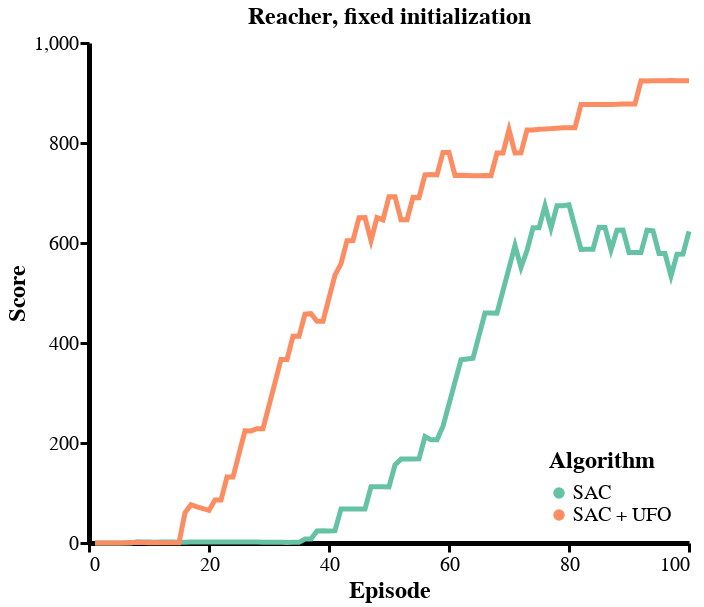

Notebook code for this chart:
### Code cell
alt.themes.enable('publication')
jobs = [
    load_jobs('reacher_explore_v3*no_explorationTrue*', subdir='exploration', title="SAC"),
    load_jobs('reacher_explore_v3*no_explorationFalse*', subdir='exploration', title="SAC + UFO"),
]
data = pd.concat(jobs, sort=False)

N = 1000
subset = data
# subset = subset[((subset.episode % 5 == 0) & (subset.test)) | ((subset.episode % 3 == 0) & (~subset.test))]
subset = subset[(subset['episode'] <= N)]
chart = make_base_chart(
    subset[subset.task == 'hard_fixed_init'], 
    title="Reacher, fixed initialization", 
    color='title',
    window=20,
)

plot_with_bars(chart, 'smoothed_score', test=True, title_flag='',
               y_args={'title': 'Score'}, 
               color=alt.Color('title', legend=alt.Legend(title='Algorithm', orient='bottom-right')))

### Figure 1 — Vega-Lite specification as saved in the notebook (floating-point values rounded to 4 significant figures; data arrays with more than 128 entries replaced by an {"elided": "..."} marker saying what was removed)
{"config": {"view": {"height": 500, "width": 600, "strokeWidth": 0, "background": "white"}, "title": {"fontSize": 24}, "range": {"category": {"scheme": "set2"}, "ordinal": {"scheme": "set2"}}, "axis": {"titleFontSize": 24, "labelFontSize": 20, "grid": false, "domainWidth": 5, "domainColor": "333", "tickWidth": 3, "tickSize": 9, "tickCount": 4, "tickColor": "333", "tickOffset": 0}, "legend": {"titleFontSize": 24, "labelFontSize": 20, "labelLimit": 0, "titleLimit": 0, "orient": "top-left", "titlePadding": 10, "fillColor": "#ffffff88", "cornerRadius": 0}, "rule": {"size": 3, "color": "999"}, "line": {"size": 5}}, "layer": [{"mark": {"type": "circle", "opacity": 1, "size": 0}, "encoding": {"color": {"type": "nominal", "field": "title", "legend": {"orient": "bottom-right", "title": "Algorithm"}}, "x": {"type": "quantitative", "field": "episode", "title": "Episode"}, "y": {"type": "quantitative", "aggregate": "mean", "field": "smoothed_score", "title": "Score"}}, "title": "Reacher, fixed initialization", "transform": [{"calculate": "(datum.score > 0.5)", "as": "has_score"}, {"window": [{"op": "sum", "field": "novelty_score", "as": "sum_novelty"}], "frame": [null, 0], "groupby": ["name", "test"], "sort": [{"field": "episode", "order": "ascending"}]}, {"window": [{"op": "sum", "field": "score", "as": "sum_score"}], "frame": [null, 0], "groupby": ["name", "test"], "sort": [{"field": "episode", "order": "ascending"}]}, {"window": [{"op": "sum", "field": "has_score", "as": "count_score"}], "frame": [null, 0], "groupby": ["name", "test"], "sort": [{"field": "episode", "order": "ascending"}]}, {"window": [{"op": "mean", "field": "score", "as": "rolling_mean_score"}], "frame": [-20, 0], "groupby": ["name", "test"], "sort": [{"field": "episode", "order": "ascending"}]}, {"window": [{"op": "mean", "field": "novelty_score", "as": "rolling_mean_novelty"}], "frame": [-20, 0], "groupby": ["name", "test"], "sort": [{"field": "episode", "order": "ascending"}]}, {"calculate": "(((datum.name === 'SAC') * datum.score) + ((datum.name !== 'SAC') * datum.rolling_mean_score))", "as": "smoothed_score"}, {"filter": "(datum.test === true)"}]}, {"mark": {"type": "errorband", "extent": "ci"}, "encoding": {"color": {"type": "nominal", "field": "title"}, "x": {"type": "quantitative", "field": "episode", "title": "Episode"}, "y": {"type": "quantitative", "field": "smoothed_score", "title": "Score"}}, "title": "Reacher, fixed initialization", "transform": [{"calculate": "(datum.score > 0.5)", "as": "has_score"}, {"window": [{"op": "sum", "field": "novelty_score", "as": "sum_novelty"}], "frame": [null, 0], "groupby": ["name", "test"], "sort": [{"field": "episode", "order": "ascending"}]}, {"window": [{"op": "sum", "field": "score", "as": "sum_score"}], "frame": [null, 0], "groupby": ["name", "test"], "sort": [{"field": "episode", "order": "ascending"}]}, {"window": [{"op": "sum", "field": "has_score", "as": "count_score"}], "frame": [null, 0], "groupby": ["name", "test"], "sort": [{"field": "episode", "order": "ascending"}]}, {"window": [{"op": "mean", "field": "score", "as": "rolling_mean_score"}], "frame": [-20, 0], "groupby": ["name", "test"], "sort": [{"field": "episode", "order": "ascending"}]}, {"window": [{"op": "mean", "field": "novelty_score", "as": "rolling_mean_novelty"}], "frame": [-20, 0], "groupby": ["name", "test"], "sort": [{"field": "episode", "order": "ascending"}]}, {"calculate": "(((datum.name === 'SAC') * datum.score) + ((datum.name !== 'SAC') * datum.rolling_mean_score))", "as": "smoothed_score"}, {"filter": "(datum.test === true)"}]}, {"mark": "line", "encoding": {"color": {"type": "nominal", "field": "title", "legend": {"orient": "bottom-right", "title": "Algorithm"}}, "x": {"type": "quantitative", "field": "episode", "title": "Episode"}, "y": {"type": "quantitative", "aggregate": "mean", "field": "smoothed_score", "title": "Score"}}, "title": "Reacher, fixed initialization", "transform": [{"calculate": "(datum.score > 0.5)", "as": "has_score"}, {"window": [{"op": "sum", "field": "novelty_score", "as": "sum_novelty"}], "frame": [null, 0], "groupby": ["name", "test"], "sort": [{"field": "episode", "order": "ascending"}]}, {"window": [{"op": "sum", "field": "score", "as": "sum_score"}], "frame": [null, 0], "groupby": ["name", "test"], "sort": [{"field": "episode", "order": "ascending"}]}, {"window": [{"op": "sum", "field": "has_score", "as": "count_score"}], "frame": [null, 0], "groupby": ["name", "test"], "sort": [{"field": "episode", "order": "ascending"}]}, {"window": [{"op": "mean", "field": "score", "as": "rolling_mean_score"}], "frame": [-20, 0], "groupby": ["name", "test"], "sort": [{"field": "episode", "order": "ascending"}]}, {"window": [{"op": "mean", "field": "novelty_score", "as": "rolling_mean_novelty"}], "frame": [-20, 0], "groupby": ["name", "test"], "sort": [{"field": "episode", "order": "ascending"}]}, {"calculate": "(((datum.name === 'SAC') * datum.score) + ((datum.name !== 'SAC') * datum.rolling_mean_score))", "as": "smoothed_score"}, {"filter": "(datum.test === true)"}]}], "data": {"name": "data-4faa7389055191dd57d7bfc536ad76c4"}, "title": "Reacher, fixed initialization", "$schema": "https://vega.github.io/schema/vega-lite/v4.8.1.json", "datasets": {"data-4faa7389055191dd57d7bfc536ad76c4": {"elided": "400 records"}}}
